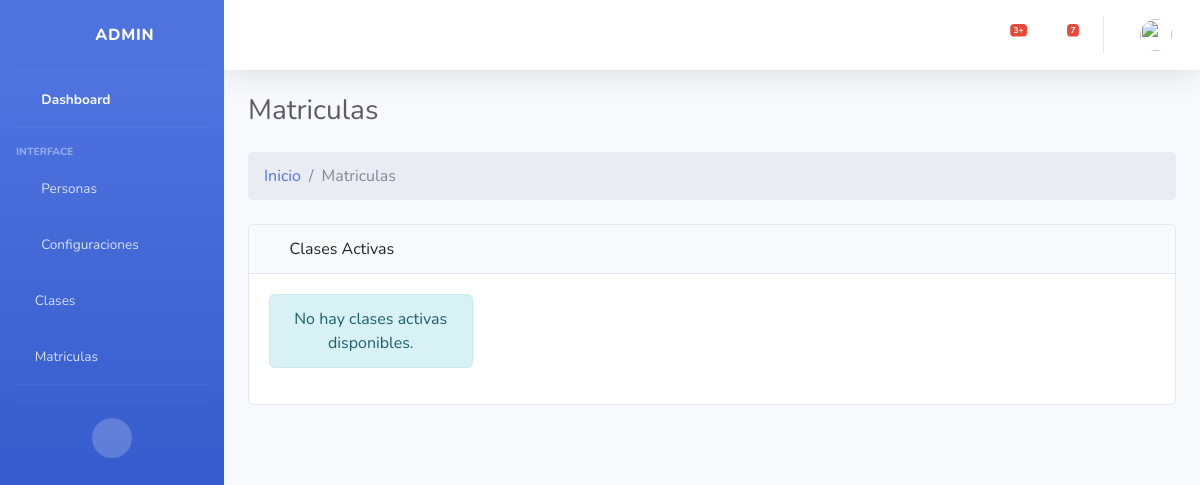
Before: /matricula/ with the older database file.
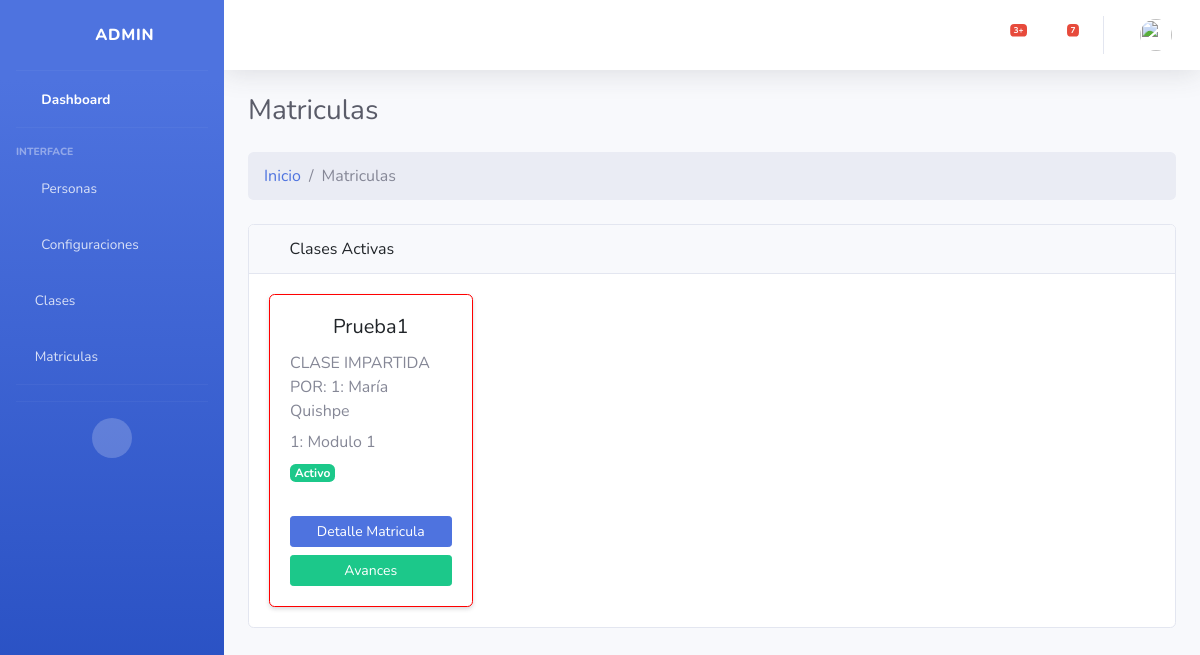
After: the same page with the newer database file.
### Aplicaciones/core/models.py (models this page shows, shortened)
class Clases (models.Model):
    cla_id = models.AutoField(primary_key=True)
    fk_docente = models.ForeignKey(Docentes,verbose_name='Docente',on_delete=models.CASCADE)
    fk_modulo = models.ForeignKey(Modulos,verbose_name='Modulo',on_delete=models.CASCADE)
    cla_nombre = models.CharField(max_length=100,null=False,verbose_name="Clase:")
    cla_estado = models.BooleanField(default=True,verbose_name='Estado:')
    cla_fecha_creacion = models.DateTimeField(auto_now_add=True,verbose_name='Creado el:')
    cla_fecha_actualizacion = models.DateTimeField(auto_now=True,verbose_name='Actualizado el:')

class Docentes(models.Model):
    doc_id = models.AutoField(primary_key=True)
    fk_id_persona = models.ForeignKey(Personas,verbose_name='Persona',on_delete=models.CASCADE)
    doc_cargo = models.CharField(max_length=100,default="Null",null=False,verbose_name="Cargo:")
    doc_fotografia = models.ImageField(upload_to='docentes/',default='Sin Foto',verbose_name="Fotografía:")
    doc_estado = models.BooleanField(default=True,verbose_name='Estado:')
    def __str__(self):
        return f"{self.doc_id}: {self.fk_id_persona.fk_id_usuario.first_name} {self.fk_id_persona.fk_id_usuario.last_name}"

class Personas(models.Model):
    per_id = models.AutoField(primary_key=True)
    fk_id_usuario = models.ForeignKey(User,verbose_name='Usuario',on_delete=models.CASCADE)
    per_segundo_nombre = models.CharField(max_length=50,default="Null",null=False,verbose_name="Segundo nombre:")
    per_segundo_apellido = models.CharField(max_length=50,default="Null",null=False,verbose_name="Segundo apellido:")
    per_fecha_nacimiento = models.DateField(default="Null",verbose_name="Fecha de nacimiento:")
    per_cedula = models.CharField(max_length=15,default="Null",null=False,verbose_name="Cédula:")
    per_telefono = models.CharField(max_length=15,default="Null",null=True,verbose_name="Teléfono:")
    per_fecha_actualizacion = models.DateTimeField(auto_now=True,verbose_name='Actualizado el:')

class Modulos(models.Model):
    mod_id = models.AutoField(primary_key=True)
    mod_nombre = models.CharField(max_length=50,null=False,unique=True,verbose_name="Nombre del modulo:")
    mod_descripcion = models.CharField(max_length=100,null=False,verbose_name="Descripción del modulo:")
    mod_estado = models.BooleanField(default=True,verbose_name='Estado:')
    mod_fecha_creacion = models.DateTimeField(auto_now_add=True,verbose_name='Creado el:')
    mod_fecha_actualizacion = models.DateTimeField(auto_now=True,verbose_name='Actualizado el:')
    def __str__(self):
        return f"{self.mod_id}: {self.mod_nombre}"

### Aplicaciones/core/views/crud_matricula_views.py (the view)
# urls.py: path('matricula/', crud_matricula_views.index, name='matricula_index'),
def index (request):
    clases=Clases.objects.all()
    return render(request, 'matricula/IndexM.html', {'clases':clases})

### Aplicaciones/core/templates/matricula/IndexM.html (shortened to what this page needs)
{% extends "plantillas/MasterAdmin.html" %}
{% load static %}
{% block content %}
<div class="container-fluid ">
    <div class="d-sm-flex align-items-center justify-content-between mb-4">
        <h1 class="h3 mb-0 text-gray-800">Matriculas</h1>
    </div>
    <ol class="breadcrumb mb-4">
        <li class="breadcrumb-item"><a href="{% url 'core_admin' %}">Inicio</a></li>
        <li class="breadcrumb-item active">Matriculas</li>
    </ol>
    <div class="card mb-4">
        <div class="card-header">
            <i class="fas fa-table me-1"></i>
            Clases Activas
        </div>
        <div class="card-body">
            <div >
                <div class="row row-cols-1 row-cols-sm-2 row-cols-md-3 row-cols-lg-4 g-4">
                    {% for clase in clases %}
                    <div class="col ">
                        <div class="card h-100 shadow-sm  " style="border: 1px solid #ff0000;">
                            <div class="card-body">
                                <h5 class="card-title text-center">{{ clase.cla_nombre }}</h5>
                                <p class="text-muted">CLASE  IMPARTIDA POR: {{ clase.fk_docente}}</p>
                                <h6 class="card-subtitle mb-2 text-muted"> {{ clase.fk_modulo }}</h6>
                                <p class="card-text">
                                    {% if clase.cla_estado %}
                                    <span class="badge bg-success">Activo</span>
                                    {% else %}
                                    <span class="badge bg-danger">Inactivo</span>
                                    {% endif %}
                                </p>
                            </div>
                            <div class="card-footer bg-transparent border-top-0  gap-2">
                                <a href="{% url 'matricula_detalle' clase.cla_id %}" class="btn btn-primary btn-sm w-100 mb-2">Detalle Matricula</a>
                                <a href="{% url 'avance_index' clase.cla_id %}" class="btn btn-success btn-sm w-100 mb-2">Avances</a>
                            </div>
                        </div>
                    </div>
                    {% empty %}
                    <div class="col-12">
                        <div class="alert alert-info text-center">
                            No hay clases activas disponibles.
                        </div>
                    </div>
                    {% endfor %}
                </div>
            </div>
        </div>
    </div>
</div>
{% endblock %}

Changed rows visible on the page:
added Clases: cla_nombre "Prueba1", fk_docente "1: María Quishpe", fk_modulo "1: Modulo 1", cla_estado "Activo"
Other visible differences:
text no longer shown: "No hay clases activas disponibles."
